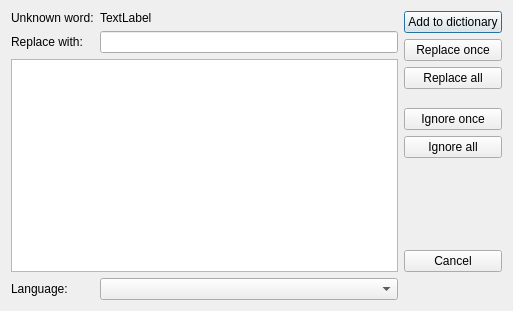
<?xml version="1.0" encoding="UTF-8"?>
<ui version="4.0">
 <class>SpellCheckDialog</class>
 <widget class="QDialog" name="SpellCheckDialog">
  <property name="geometry">
   <rect>
    <x>0</x>
    <y>0</y>
    <width>513</width>
    <height>311</height>
   </rect>
  </property>
  <property name="windowTitle">
   <string>Spell checker</string>
  </property>
  <property name="windowIcon">
   <iconset>
    <normalon>:/spellchecker.png</normalon>
   </iconset>
  </property>
  <property name="locale">
   <locale language="English" country="UnitedKingdom"/>
  </property>
  <layout class="QGridLayout" name="gridLayout">
   <item row="1" column="1" colspan="2">
    <widget class="QLineEdit" name="ledtReplaceWith"/>
   </item>
   <item row="0" column="1">
    <widget class="QLabel" name="lblUnknownWord">
     <property name="sizePolicy">
      <sizepolicy hsizetype="Expanding" vsizetype="Preferred">
       <horstretch>0</horstretch>
       <verstretch>0</verstretch>
      </sizepolicy>
     </property>
     <property name="text">
      <string>TextLabel</string>
     </property>
    </widget>
   </item>
   <item row="1" column="0">
    <widget class="QLabel" name="label_2">
     <property name="text">
      <string>Replace with:</string>
     </property>
    </widget>
   </item>
   <item row="2" column="0" colspan="3">
    <widget class="QListWidget" name="listWidget">
     <property name="editTriggers">
      <set>QAbstractItemView::NoEditTriggers</set>
     </property>
     <property name="showDropIndicator" stdset="0">
      <bool>false</bool>
     </property>
    </widget>
   </item>
   <item row="0" column="0">
    <widget class="QLabel" name="label">
     <property name="text">
      <string>Unknown word:</string>
     </property>
    </widget>
   </item>
   <item row="0" column="3" rowspan="3">
    <layout class="QVBoxLayout" name="verticalLayout">
     <item>
      <widget class="QPushButton" name="btnAddToDict">
       <property name="text">
        <string>Add to dictionary</string>
       </property>
      </widget>
     </item>
     <item>
      <widget class="QPushButton" name="btnReplaceOnce">
       <property name="text">
        <string>Replace once</string>
       </property>
      </widget>
     </item>
     <item>
      <widget class="QPushButton" name="btnReplaceAll">
       <property name="text">
        <string>Replace all</string>
       </property>
      </widget>
     </item>
     <item>
      <spacer name="verticalSpacer_2">
       <property name="orientation">
        <enum>Qt::Vertical</enum>
       </property>
       <property name="sizeType">
        <enum>QSizePolicy::Fixed</enum>
       </property>
       <property name="sizeHint" stdset="0">
        <size>
         <width>20</width>
         <height>13</height>
        </size>
       </property>
      </spacer>
     </item>
     <item>
      <widget class="QPushButton" name="btnIgnoreOnce">
       <property name="text">
        <string>Ignore once</string>
       </property>
      </widget>
     </item>
     <item>
      <widget class="QPushButton" name="btnIgnoreAll">
       <property name="text">
        <string>Ignore all</string>
       </property>
      </widget>
     </item>
     <item>
      <spacer name="verticalSpacer">
       <property name="orientation">
        <enum>Qt::Vertical</enum>
       </property>
       <property name="sizeHint" stdset="0">
        <size>
         <width>20</width>
         <height>240</height>
        </size>
       </property>
      </spacer>
     </item>
     <item>
      <widget class="QPushButton" name="btnCancel">
       <property name="text">
        <string>Cancel</string>
       </property>
      </widget>
     </item>
    </layout>
   </item>
   <item row="3" column="0">
    <widget class="QLabel" name="label_3">
     <property name="text">
      <string>Language:</string>
     </property>
    </widget>
   </item>
   <item row="3" column="1" colspan="2">
    <widget class="QComboBox" name="comboBoxLang"/>
   </item>
  </layout>
 </widget>
 <resources/>
 <connections/>
</ui>
